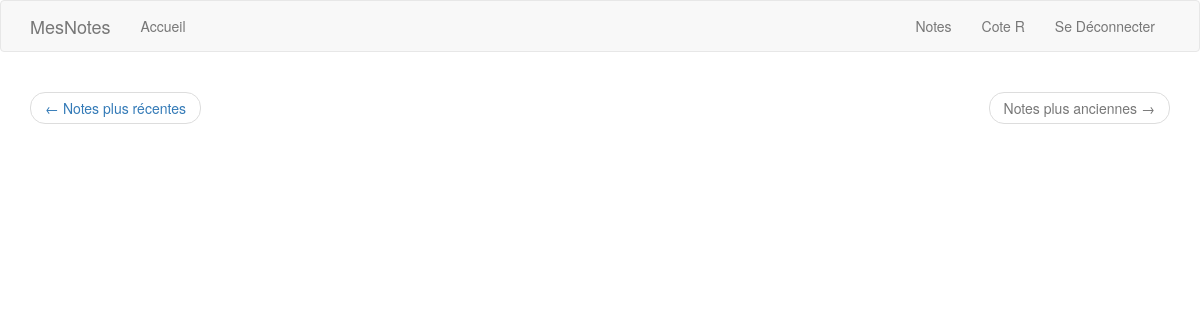
The app's page /notes?page=2 (signed in), older data.
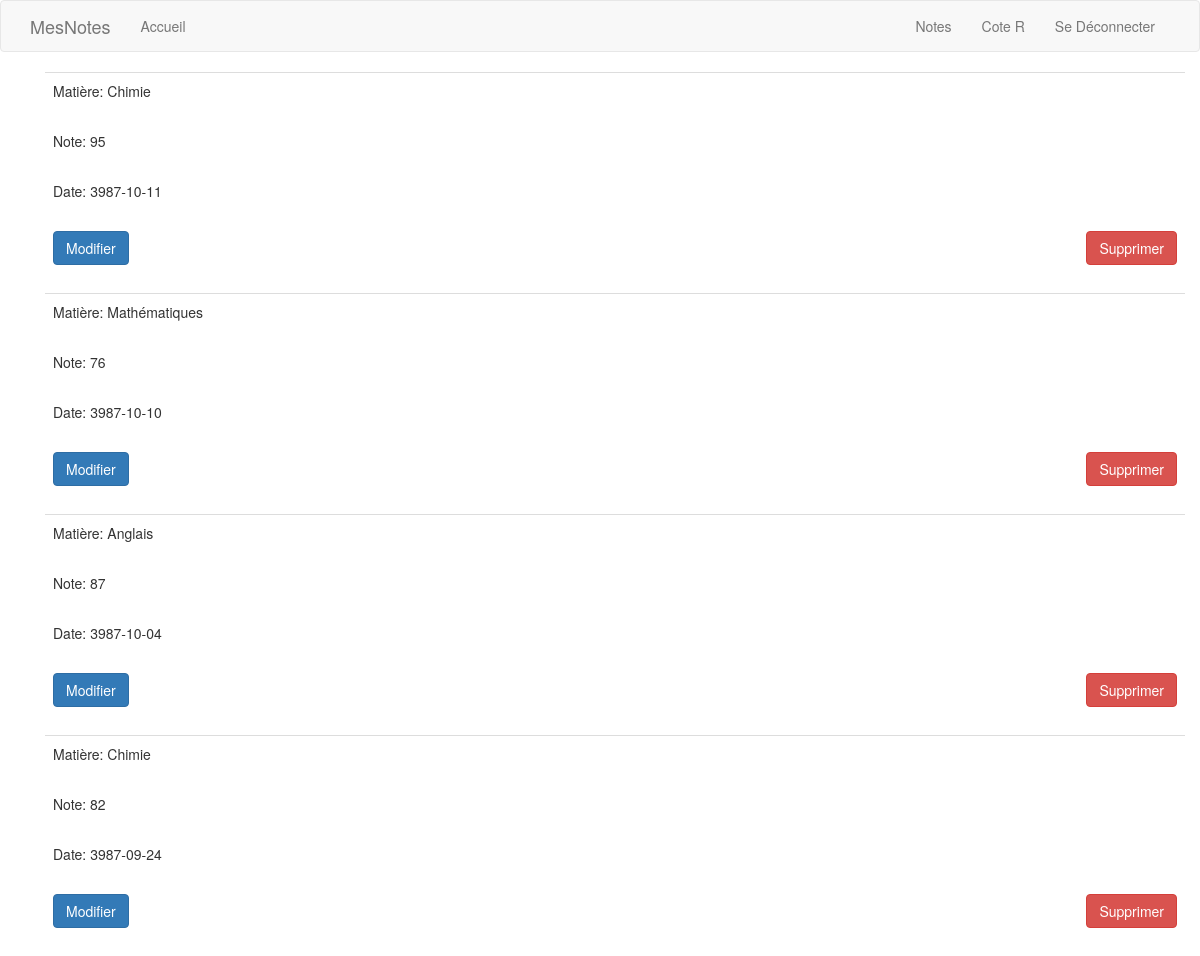
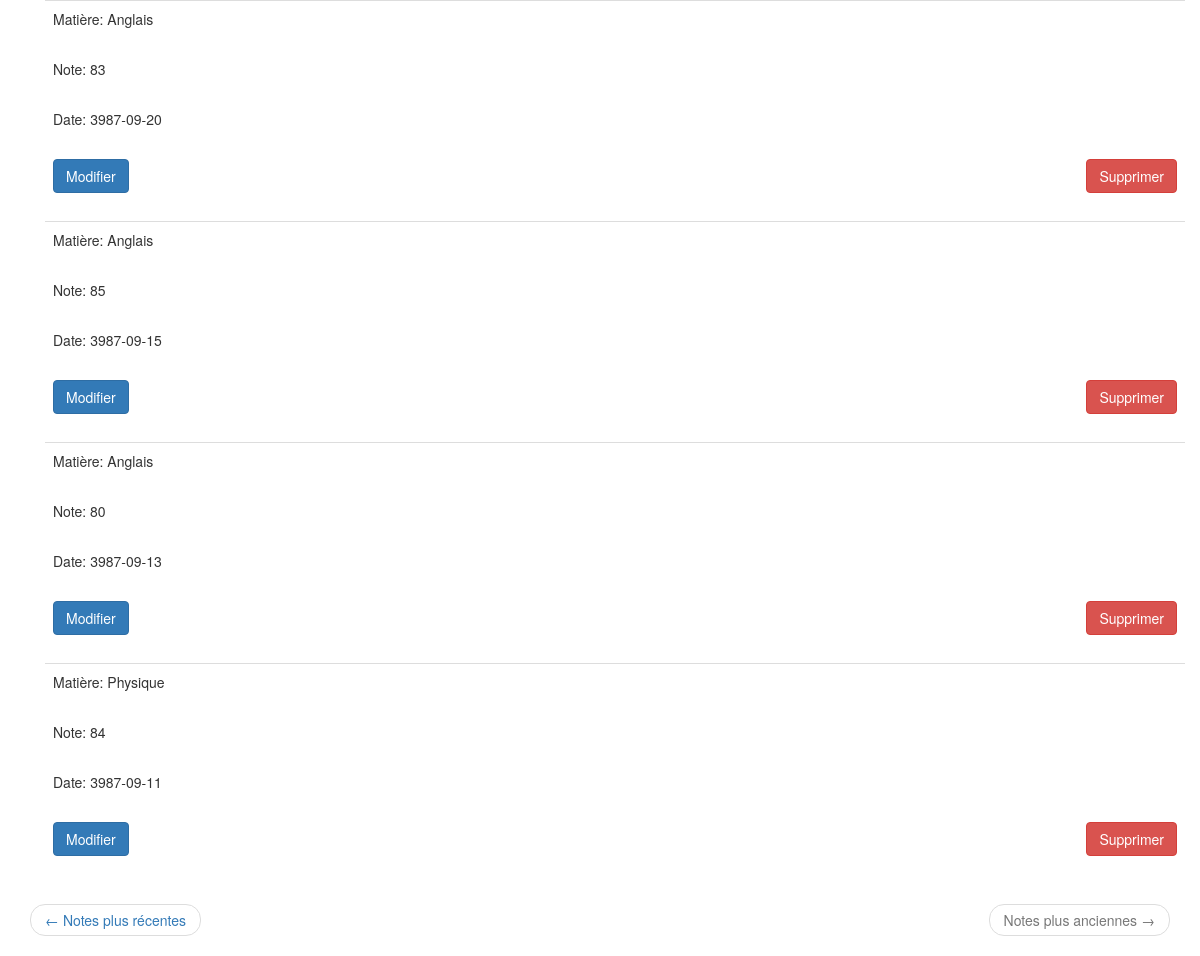
The same page, newer data (2 pictures, top to bottom).
### app/models.py (models this page shows, shortened)
class Grade(db.Model):
    id = db.Column(db.Integer, primary_key=True)
    mark = db.Column(db.Float, index=True)
    timestamp = db.Column(db.Integer, index=True, default=datetime.utcnow)
    normal_timestamp = db.Column(db.String(), index=True)
    subject = db.Column(db.String(), index=True)
    user_id = db.Column(db.Integer, db.ForeignKey('user.id'))
    def set_normal_timestamp(self, date):
        date_object = num2date(date)
        self.normal_timestamp = date_object.strftime('%Y-%m-%d')

### app/routes.py (the view)
@login_required
@app.route('/notes', methods=['GET', 'POST'])
def notes():
    user = User.query.filter_by(username=current_user.username).first()
    page = request.args.get('page', 1, type=int)
    grades = Grade.query.filter_by(user_id=user.id).order_by(Grade.timestamp.desc()).paginate(
             page, app.config['GRADES_PER_PAGE'], False)
    next_url = url_for('notes', page=grades.next_num) if grades.has_next else None
    prev_url = url_for('notes', page=grades.prev_num) if grades.has_prev else None
    for grade in grades.items:
        if grade.normal_timestamp == None:
            grade.set_normal_timestamp(grade.timestamp)
    return render_template('notes.html', title='Notes', grades=grades.items, next_url=next_url, prev_url=prev_url)

### app/models.py (called while the page is built)
@login.user_loader
def user_loader(id):
    return User.query.get(int(id))

### app/templates/notes.html
{% extends "base.html" %}
{% import "bootstrap/wtf.html" as wtf %}
{% block app_content %}
    <div class="container">
        {% for grade in grades %}
            {% include "_note.html" %}
        {% endfor %}
    </div>
    <nav aria-label='...'>
        <ul class="pager">
            <li class="previous {% if not prev_url %} disabled {% endif %}">
                <a href="{{ prev_url or '#' }}">
                    <span aria-hidden="true">&larr;</span> Notes plus récentes
                </a>
            </li>
            <li class="next {% if not next_url %} disabled {% endif %}">
                <a href="{{ next_url or '#' }}">
                    Notes plus anciennes <span aria-hidden="true">&rarr;</span>
                </a>
            </li>
        </ul>
    </nav>
{% endblock %}

### app/templates/_note.html (shortened to what this page needs)
<table class="table table-hover">
    <tr>
        <td>
            <p>Matière: {{ grade.subject }}</p>
            <br>
            <p>Note: {{ grade.mark }}</p>
            <br>
            <p>Date: {{ grade.normal_timestamp }}</p>
            <br>
            <form action="{{ url_for('delete_grade', grade_id=grade.id) }}" method="post">
                <button type="submit" class="btn btn-danger pull-right">Supprimer</button>
            </form>
            <button type="button" class="btn btn-primary" data-toggle="modal" data-target="#edit-grade-modal-{{ grade.id }}">Modifier</button>
        </td>
    </tr>
</table>

Row changes from the older to the newer data that the page shows:
now on this page (row unchanged): Grade: subject "Chimie", mark "95", normal_timestamp "3987-10-11"
added Grade: subject "Mathématiques", mark "76", normal_timestamp "3987-10-10"
now on this page (row unchanged): Grade: subject "Anglais", mark "87", normal_timestamp "3987-10-04"
added Grade: subject "Chimie", mark "82", normal_timestamp "3987-09-24"
added Grade: subject "Anglais", mark "83", normal_timestamp "3987-09-20"
added Grade: subject "Anglais", mark "85", normal_timestamp "3987-09-15"
now on this page (row unchanged): Grade: subject "Anglais", mark "80", normal_timestamp "3987-09-13"
added Grade: subject "Physique", mark "84", normal_timestamp "3987-09-11"
